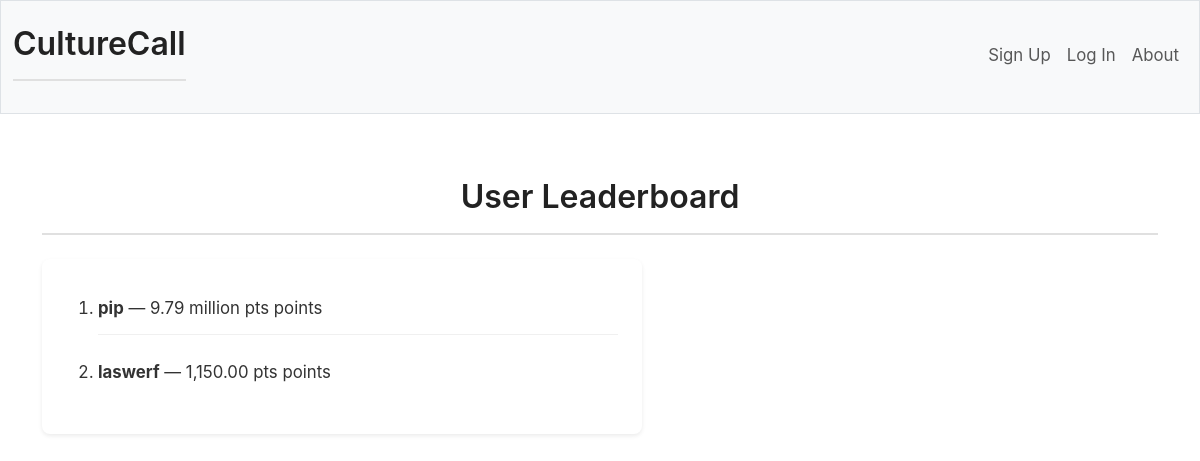
/leaderboard, run on an earlier commit of the app's database.
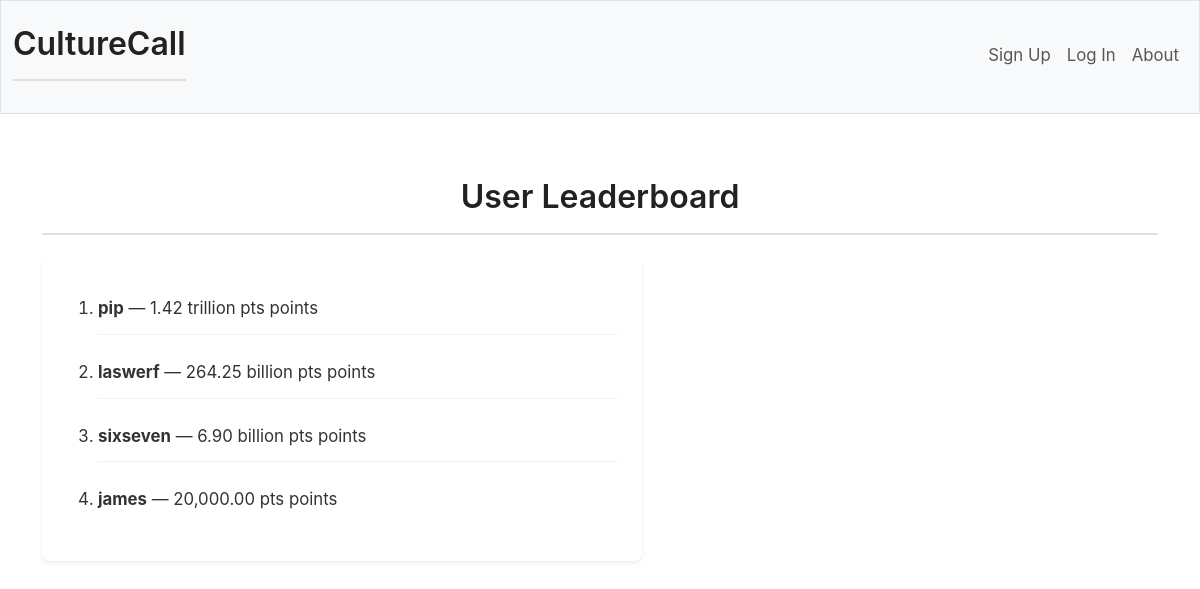
And on a later commit of the database.
### tables this page shows
CREATE TABLE users (
    id INTEGER PRIMARY KEY AUTOINCREMENT NOT NULL,
    username TEXT UNIQUE NOT NULL,
    hash TEXT NOT NULL,
    points NUMERIC NOT NULL DEFAULT 10000.00
);

### app.py (the view)
@app.route("/leaderboard")
def leader():
    userRanks = db.execute("SELECT * FROM users ORDER BY points DESC LIMIT 20") # no need to join market values as those can be easily configured to *look* incredibly large
    return render_template("leaderboard.html", userRanks=userRanks, pts=pts)

### app.py (called while the page is built)
@app.after_request
def after_request(response):
    response.headers["Cache-Control"] = "no-cache, no-store, must-revalidate"
    response.headers["Expires"] = 0
    response.headers["Pragma"] = "no-cache"
    return response

### helpers.py (called while the page is built)
def pts(value):
    value = float(value)
    if abs(value) >= 1_000_000_000_000:
        return f"{value / 1_000_000_000_000:.2f} trillion pts"
    elif abs(value) >= 1_000_000_000:
        return f"{value / 1_000_000_000:.2f} billion pts"
    elif abs(value) >= 1_000_000:
        return f"{value / 1_000_000:.2f} million pts"
    else:
        return f"{value:,.2f} pts"

### templates/leaderboard.html (shortened to what this page needs)
{% extends "layout.html" %}
{% block main %}
    <h1>User Leaderboard</h1>
    <div class="leaderboard-container">
        <ol>
        {% for user in userRanks %}
            <li class="leaderUser"><strong>{{ user["username"] }}</strong> — {{ pts(user["points"]) }} points</li>
        {% endfor %}
        </ol>
    </div>
{% endblock %}

What changed in the data, as far as the page shows it:
changed users "pip": points "9.79 million pts" → "1.42 trillion pts"
changed users "laswerf": points "1,150.00 pts" → "264.25 billion pts"
added users: username "sixseven", points "6.90 billion pts"
added users: username "james", points "20,000.00 pts"
